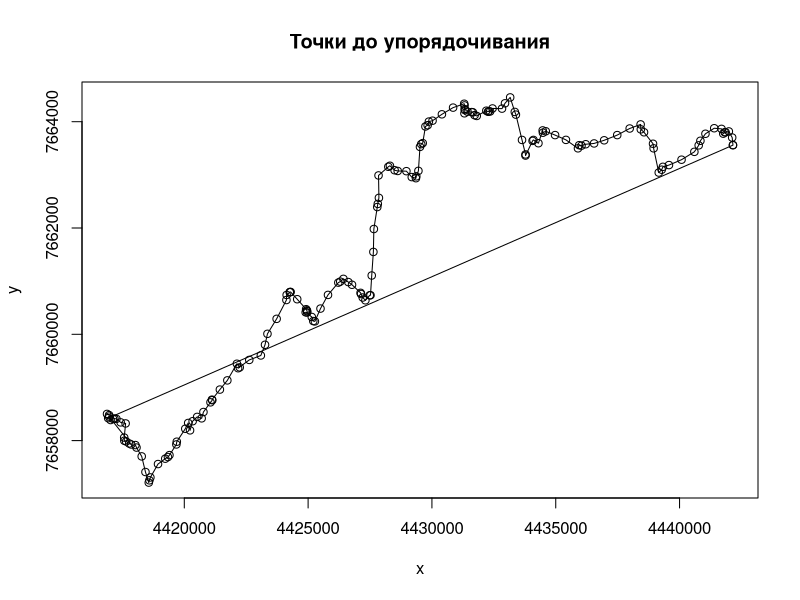

This chart was generated by the following R code: (Note: this script raises an error after producing the figure.)
library('kohonen')

# Читаем точки
points = read.table('9641.csv', sep=',', header=T)

points = points[c('x', 'y')]

# Выводим на график в порядке прочтения
plot(points, main="Точки до упорядочивания")
lines(points)

# Сколько точек
N = dim(points)[1]

# Обучаем в два приема
points.sc = scale(points)
points.som <- som(data = points.sc, grid = somgrid(1, N, "rectangular"), rlen=10000)
codes = points.som$codes
points.som <- som(data = points.sc, grid = somgrid(1, N, "rectangular"), rlen=100000, init=codes)

# Собираем резульат, выводим на экран. Position - номер точки в линии.
# Часть точек не упорядочилась (у них одинаковые position в конечной таблице)
# Такие точки нужно дообработать (попробовать поменять местами друг с другом)
# эту дообработку в питоновском плагине делал модуль tuning
res = data.frame(x=points$x, y=points$y, position=points.som$unit.classif)
res <- res[order(res$position),]
print(res)

# График упорядоченных точек
plot(res$x, res$y, main='После упорядочивания')
lines(res$x, res$y)
